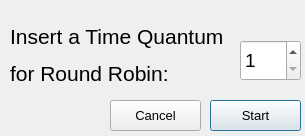
<?xml version="1.0" encoding="UTF-8"?>
<ui version="4.0">
 <class>rr_popup</class>
 <widget class="QDialog" name="rr_popup">
  <property name="geometry">
   <rect>
    <x>0</x>
    <y>0</y>
    <width>305</width>
    <height>136</height>
   </rect>
  </property>
  <property name="minimumSize">
   <size>
    <width>305</width>
    <height>136</height>
   </size>
  </property>
  <property name="maximumSize">
   <size>
    <width>305</width>
    <height>136</height>
   </size>
  </property>
  <property name="windowTitle">
   <string>RR Time Quantum</string>
  </property>
  <property name="modal">
   <bool>false</bool>
  </property>
  <widget class="QSpinBox" name="rr_popup_spin">
   <property name="geometry">
    <rect>
     <x>240</x>
     <y>40</y>
     <width>61</width>
     <height>41</height>
    </rect>
   </property>
   <property name="font">
    <font>
     <pointsize>14</pointsize>
    </font>
   </property>
   <property name="minimum">
    <number>1</number>
   </property>
  </widget>
  <widget class="QPushButton" name="rr_popup_start">
   <property name="geometry">
    <rect>
     <x>210</x>
     <y>100</y>
     <width>91</width>
     <height>31</height>
    </rect>
   </property>
   <property name="font">
    <font>
     <pointsize>10</pointsize>
    </font>
   </property>
   <property name="text">
    <string>Start</string>
   </property>
  </widget>
  <widget class="QPushButton" name="rr_popup_cancel">
   <property name="geometry">
    <rect>
     <x>110</x>
     <y>100</y>
     <width>91</width>
     <height>31</height>
    </rect>
   </property>
   <property name="font">
    <font>
     <pointsize>10</pointsize>
    </font>
   </property>
   <property name="text">
    <string>Cancel</string>
   </property>
  </widget>
  <widget class="QLabel" name="rr_popup_label">
   <property name="geometry">
    <rect>
     <x>10</x>
     <y>20</y>
     <width>221</width>
     <height>71</height>
    </rect>
   </property>
   <property name="font">
    <font>
     <pointsize>16</pointsize>
    </font>
   </property>
   <property name="text">
    <string>&lt;html&gt;&lt;head/&gt;&lt;body&gt;&lt;p align=&quot;justify&quot;&gt;Insert a Time Quantum&lt;/p&gt;&lt;p align=&quot;justify&quot;&gt;for Round Robin:&lt;/p&gt;&lt;/body&gt;&lt;/html&gt;</string>
   </property>
  </widget>
 </widget>
 <resources/>
 <connections/>
</ui>
